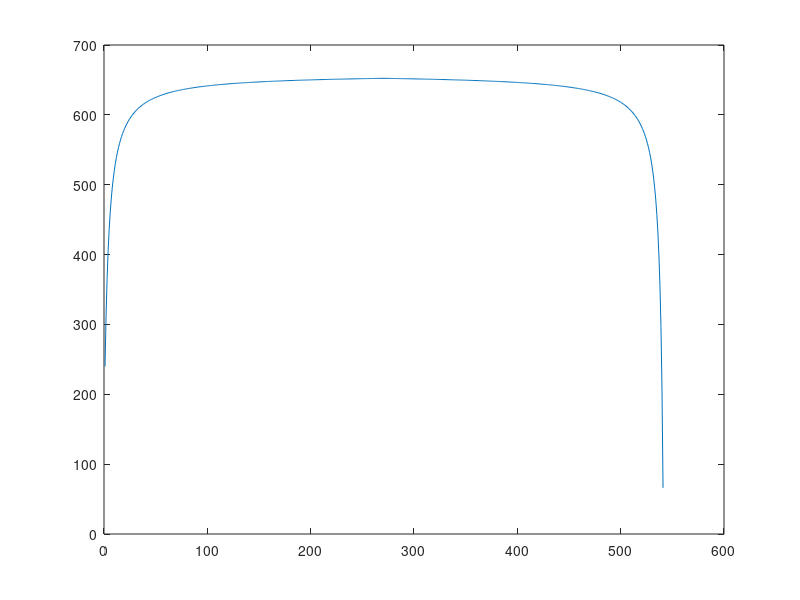

MATLAB code to generate this figure:

clear;
fullsteps2 = 540;
fz(1)=240;
e=exp(1)

for n = 1:fullsteps2
    if n < fullsteps2/2 
        fz(n+1) = fz(n) + e*fz(n)/(n+2)^2;
    elseif n >= fullsteps2/2  	
        fz(n+1) = fz(n) - e*fz(n)/(fullsteps2-n+2)^2;
    end 
end
disp(fz');
plot(fz);

%for n = 1:fullsteps2
%    if n < fullsteps2/2 
%        fz(n+1) = fz(n) + fz(n)/exp(n);
%    elseif n >= fullsteps2/2  	
%        fz(n+1) = fz(n) - fz(n)/exp(fullsteps2-n-1);
%    end 
%end